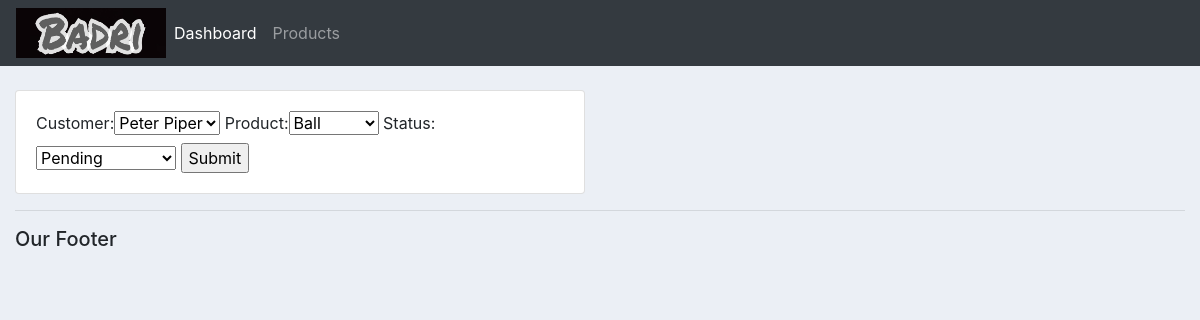
The page /update_order/1/ on the database its author committed.
### accounts/models.py (models this page shows, shortened)
class Order(models.Model):
    STATUS = (
        ('Pending', 'Pending'),
        ('Out for delivery', 'Out for delivery'),
        ('Delivered', 'Delivered'),
    )
    customer = models.ForeignKey(Customer, null=True, on_delete=models.SET_NULL)
    product = models.ForeignKey(Product, null=True, on_delete=models.SET_NULL)
    date_created = models.DateTimeField(auto_now_add=True, null=True)
    status = models.CharField(max_length=200, null=True, choices=STATUS)

### accounts/views.py (the view)
# urls.py: path('update_order/<str:pk>/', views.updateOrder, name='update_order'),
def updateOrder(request, pk):
    order = Order.objects.get(id=pk)
    form = OrderForm(instance=order)
    if request.method == 'POST':
        print('Printing Post: ', request.POST)
        form = OrderForm(request.POST, instance=order)
        if form.is_valid():
            form.save()
            return redirect("/")
    context = {'form': form}
    return render(request, 'accounts/order_form.html', context)

### accounts/forms.py
class OrderForm(ModelForm):
    class Meta():
        model = Order
        fields = '__all__'

### accounts/models.py (called while the page is built)
    def __str__(self):
        return self.name

    def __str__(self):
        return self.name

### accounts/templates/accounts/order_form.html (shortened to what this page needs)
{% extends "accounts/main.html" %}
{% load static %}
{% block content %}
    <br>
    <div class="row">
        <div class="col-lg-6">
            <div class="card card-body">
                <form action="" method="POST">
                    {{ form }}
                    <input type="submit" name="Submit">
                </form>
            </div>
        </div>
    </div>
{% endblock %}

### static/css/main.css (style rules this page uses)
.solid_body { background-color: #ebeff5; }

### rows shown on the page
Order: customer "Peter Piper", product "Ball", status "Pending"
